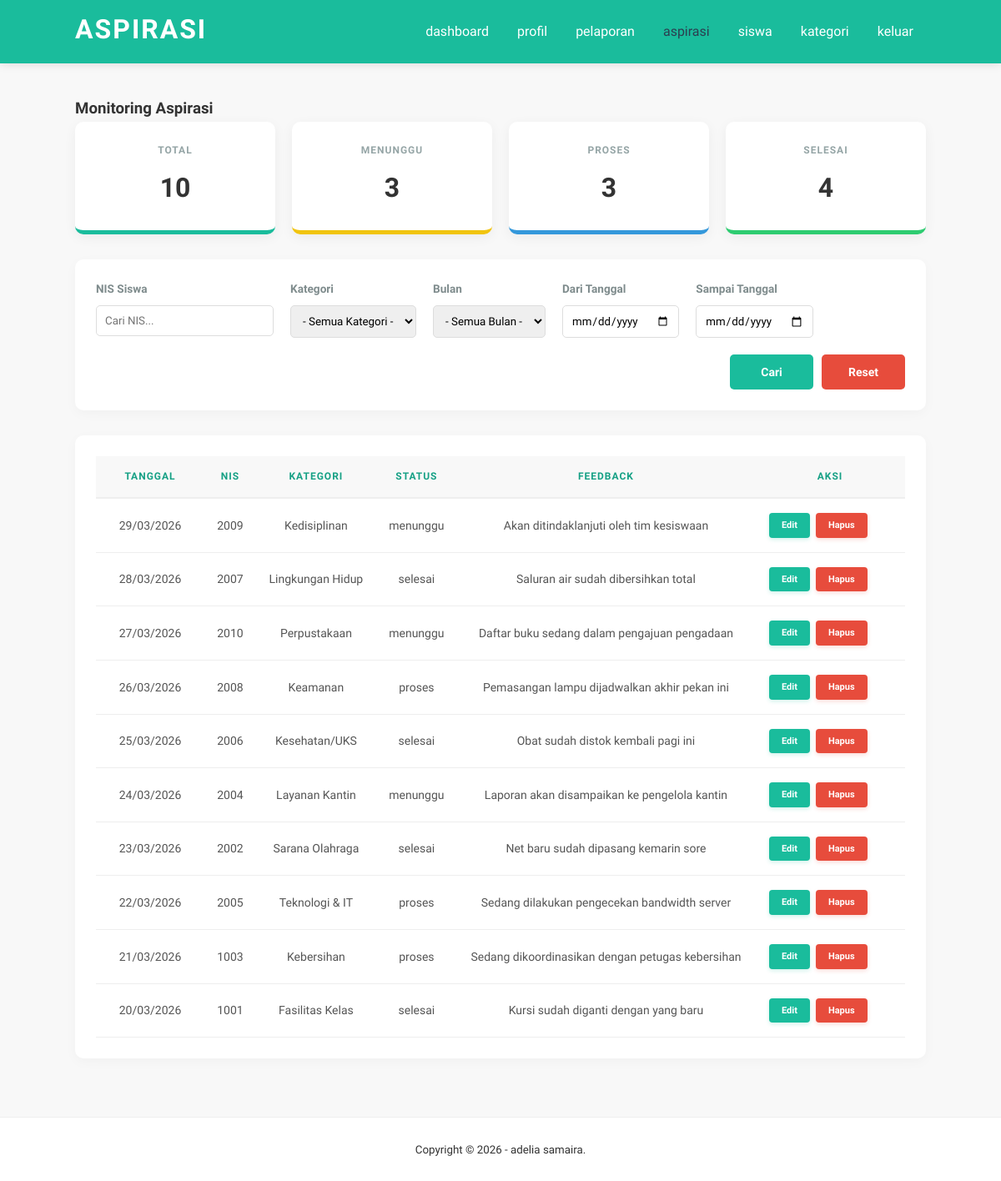
Page /websiswa/aspirasi.php (signed in) on the earlier database version.
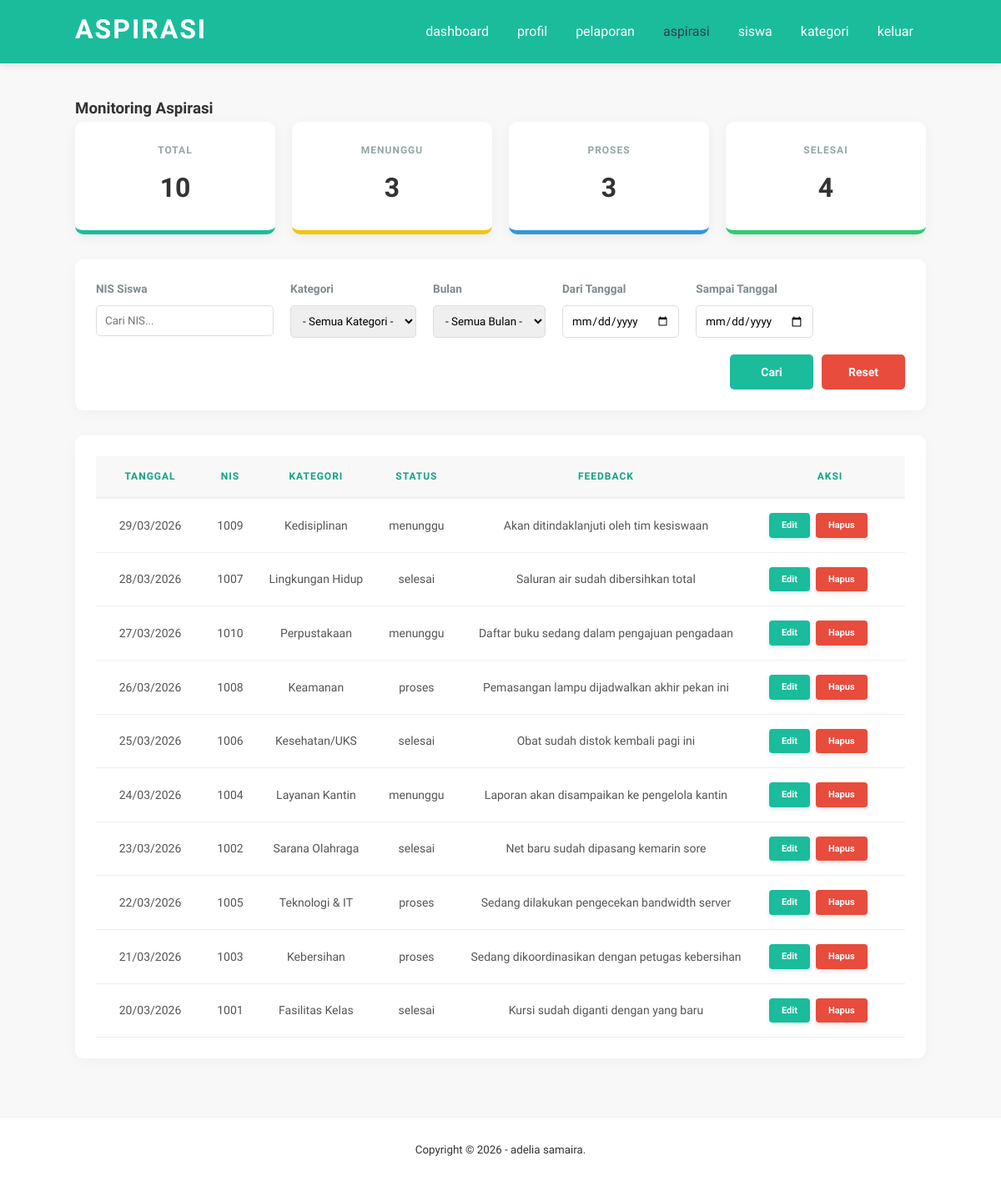
Same page on the later database version.
### tables this page shows
CREATE TABLE `aspirasi` (
  `id_aspirasi` int(5) NOT NULL,
  `status` enum('menunggu','proses','selesai') NOT NULL DEFAULT 'menunggu',
  `id_pelaporan` int(5) NOT NULL,
  `feedback` varchar(100) NOT NULL,
  `tanggal_input` date NOT NULL DEFAULT current_timestamp()
);

CREATE TABLE `input_aspirasi` (
  `id_pelaporan` int(5) NOT NULL,
  `nis` int(10) NOT NULL,
  `id_kategori` int(5) NOT NULL,
  `lokasi` varchar(50) NOT NULL,
  `ket` varchar(50) NOT NULL,
  `tanggal_input` date NOT NULL DEFAULT current_timestamp()
);

CREATE TABLE `kategori` (
  `id_kategori` int(5) NOT NULL,
  `ket_kategori` varchar(30) NOT NULL
);

### websiswa/aspirasi.php (the view, shortened to what the changed rows need)
<?php
include 'db.php';
$where = " WHERE 1=1 ";
$query_str = "SELECT * FROM aspirasi
                  LEFT JOIN input_aspirasi USING (id_pelaporan)
                  LEFT JOIN kategori USING (id_kategori)
                  $where
                  ORDER BY id_aspirasi DESC";
$aspirasi = mysqli_query($conn, $query_str);
?>
<!DOCTYPE html>
<html>
<head>
    <link rel="stylesheet" type="text/css" href="css/style.css">
</head>
<body>
    <header>
        <div class="container">
            <h1><a href="dashboard.php">aspirasi</a></h1>
        </div>
    </header>
    <div class="section">
        <div class="container">
            <div class="box">
                <table border="0" cellspacing="0" class="table">
                    <thead>
                        <tr>
                            <th width="130px">Tanggal</th>
                            <th>NIS</th>
                            <th>Kategori</th>
                            <th>Status</th>
                            <th>Feedback</th>
                            <th width="180px">Aksi</th>
                        </tr>
                    </thead>
                    <tbody>
                        <?php
                        if (mysqli_num_rows($aspirasi) > 0) {
                            while ($row = mysqli_fetch_array($aspirasi)) {
                                ?>
                                <tr>
                                    <td><?php echo date('d/m/Y', strtotime($row['tanggal_input'])) ?></td>
                                    <td><?php echo $row['nis'] ?></td>
                                    <td><?php echo $row['ket_kategori'] ?></td>
                                    <td>
                                        <span class="status-label <?php echo $row['status'] ?>">
                                            <?php echo $row['status'] ?>
                                        </span>
                                    </td>
                                    <td>
                                        <?php echo $row['feedback'] ?>
                                    </td>
                                    <td>
                                        <div class="btn-container">
                                            <a href="edit-aspirasi.php?id=<?php echo $row['id_aspirasi'] ?>"
                                                class="edit">Edit</a>
                                            <a href="proses-hapus.php?aspirasi=<?php echo $row['id_aspirasi'] ?>" class="hapus"
                                                onclick="return confirm('Yakin hapus aspirasi ini?')">Hapus</a>
                                        </div>
                                    </td>
                                </tr>
                            <?php }
                        } else { ?>
                            <tr>
                                <td colspan="6" align="center">Tidak ada data ditemukan.</td>
                            </tr>
                        <?php } ?>
                    </tbody>
                </table>
            </div>
        </div>
    </div>
</body>
</html>

Differences in the rows shown:
changed through a linked row, aspirasi "Akan ditindaklanjuti oleh tim kesiswaan": id_pelaporan.nis "2009" → "1009"
changed through a linked row, aspirasi "Saluran air sudah dibersihkan total": id_pelaporan.nis "2007" → "1007"
changed through a linked row, aspirasi "Daftar buku sedang dalam pengajuan pengadaan": id_pelaporan.nis "2010" → "1010"
changed through a linked row, aspirasi "Pemasangan lampu dijadwalkan akhir pekan ini": id_pelaporan.nis "2008" → "1008"
changed through a linked row, aspirasi "Obat sudah distok kembali pagi ini": id_pelaporan.nis "2006" → "1006"
changed through a linked row, aspirasi "Laporan akan disampaikan ke pengelola kantin": id_pelaporan.nis "2004" → "1004"
changed through a linked row, aspirasi "Net baru sudah dipasang kemarin sore": id_pelaporan.nis "2002" → "1002"
changed through a linked row, aspirasi "Sedang dilakukan pengecekan bandwidth server": id_pelaporan.nis "2005" → "1005"
